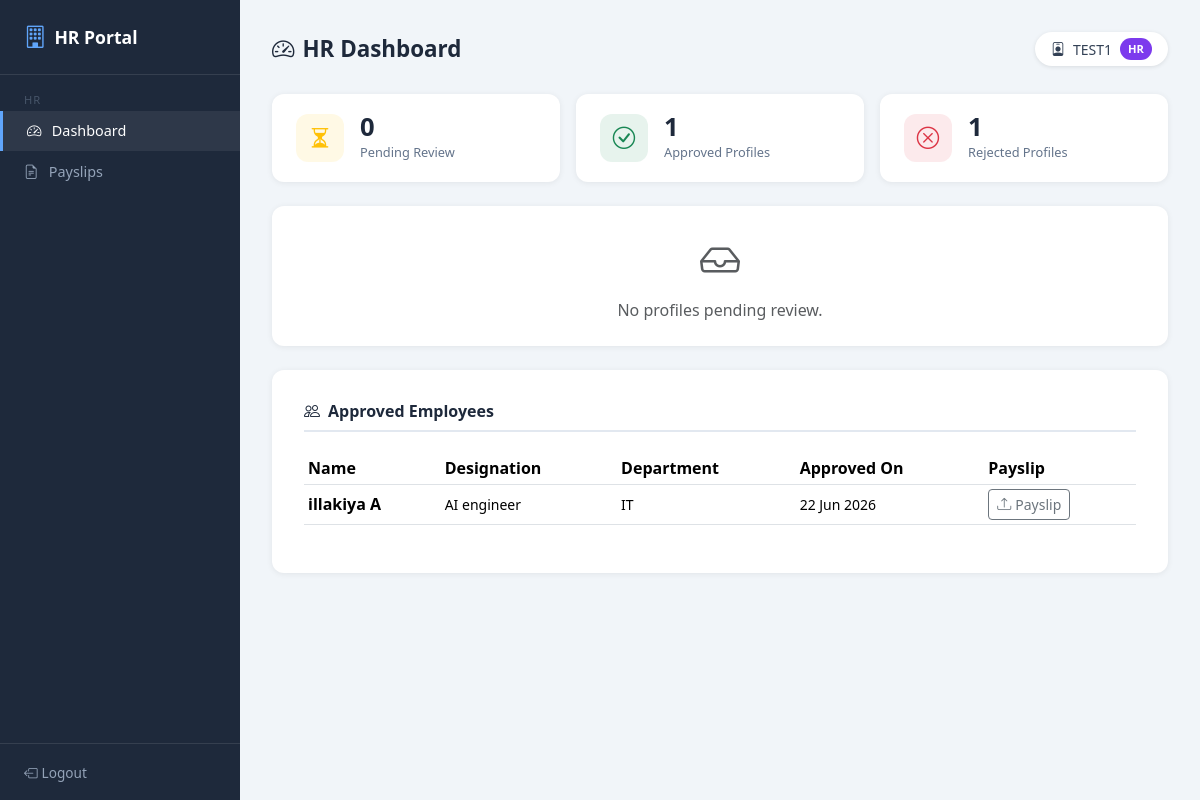
Page /hr/dashboard (signed in) on the committed database.
### sql.py (models this page shows, shortened)
class User(UserMixin, db.Model):
    __tablename__ = "users"
    user_id = db.Column(db.Integer, primary_key=True)
    username = db.Column(db.String(100), unique=True, nullable=False)
    email = db.Column(db.String(120), unique=True, nullable=False)
    password_hash = db.Column(db.String(255), nullable=False)
    role = db.Column(db.String(20), nullable=False)
    is_approved = db.Column(db.Boolean, default=False)
    is_active = db.Column(db.Boolean, default=True)
    created_at = db.Column(db.DateTime, default=datetime.utcnow)

class EmployeeProfile(db.Model):
    __tablename__ = "employee_profiles"
    profile_id = db.Column(db.Integer, primary_key=True)
    user_id = db.Column(db.Integer, db.ForeignKey("users.user_id"), unique=True)
    user = db.relationship(
        "User",
        foreign_keys=[user_id],
        backref=db.backref("profile", uselist=False),
    )
    step1_done = db.Column(db.Boolean, default=False)
    step2_done = db.Column(db.Boolean, default=False)
    step3_done = db.Column(db.Boolean, default=False)
    step4_done = db.Column(db.Boolean, default=False)
    step5_done = db.Column(db.Boolean, default=False)
    step6_done = db.Column(db.Boolean, default=False)
    submitted = db.Column(db.Boolean, default=False)
    status = db.Column(db.String(20), default="DRAFT")
    hr_remarks = db.Column(db.Text)
    reviewed_by = db.Column(db.Integer, db.ForeignKey("users.user_id"), nullable=True)
    reviewed_at = db.Column(db.DateTime, nullable=True)
    submitted_at = db.Column(db.DateTime, nullable=True)
    created_at = db.Column(db.DateTime, default=datetime.utcnow)
    first_name = db.Column(db.String(100))
    middle_name = db.Column(db.String(100))
    last_name = db.Column(db.String(100))
    date_of_birth = db.Column(db.Date)
    gender = db.Column(db.String(20))
    blood_group = db.Column(db.String(10))
    religion = db.Column(db.String(100))
    nationality = db.Column(db.String(100))
    place_of_birth = db.Column(db.String(200))
    mother_tongue = db.Column(db.String(100))
    marital_status = db.Column(db.String(50))
    personal_email = db.Column(db.String(120))
    mobile_number = db.Column(db.String(20))
    photo_path = db.Column(db.String(500))
    perm_address_line1 = db.Column(db.String(255))
    perm_address_line2 = db.Column(db.String(255))
    perm_city = db.Column(db.String(100))
    perm_state = db.Column(db.String(100))
    perm_country = db.Column(db.String(100))
    perm_postal_code = db.Column(db.String(20))
    curr_same_as_perm = db.Column(db.Boolean, default=False)
    curr_address_line1 = db.Column(db.String(255))
    curr_address_line2 = db.Column(db.String(255))
    curr_city = db.Column(db.String(100))
    curr_state = db.Column(db.String(100))
    curr_country = db.Column(db.String(100))
    curr_postal_code = db.Column(db.String(20))
    emergency_contacts_json = db.Column(db.Text)  # JSON list
    designation = db.Column(db.String(150))
    department = db.Column(db.String(150))
    joining_date = db.Column(db.Date)
    employment_history_json = db.Column(db.Text)  # JSON list
    bank_name = db.Column(db.String(200))
    account_number = db.Column(db.String(100))
    branch_name = db.Column(db.String(150))
    ifsc_code = db.Column(db.String(20))
    pf_number = db.Column(db.String(100))
    uan_number = db.Column(db.String(100))
    documents_json = db.Column(db.Text)  # JSON list of {type, number, file_path}

### HRdashboard.py (the view)
@app.route("/hr/dashboard")
@login_required
@role_required("HR")
def hr_dashboard():
    pending = EmployeeProfile.query.filter_by(status="PENDING").all()
    approved = EmployeeProfile.query.filter_by(status="APPROVED").all()
    rejected = EmployeeProfile.query.filter_by(status="REJECTED").all()
    return render_template(
        "hr_dashboard.html",
        pending=pending,
        approved=approved,
        rejected=rejected,
    )

### app.py (called while the page is built)
@login_manager.user_loader
def load_user(user_id):
    return db.session.get(User, int(user_id))

### utils.py (called while the page is built)
def role_required(*roles):
    def decorator(func):
        @wraps(func)
        def wrapper(*args, **kwargs):
            if not current_user.is_authenticated:
                abort(403)
            if current_user.role not in roles:
                abort(403)
            return func(*args, **kwargs)
        return wrapper
    return decorator

### templates/hr_dashboard.html (shortened to what this page needs)
{% extends "base.html" %}
{% block content %}
<div class="topbar">
  <h1><i class="bi bi-speedometer2 me-2"></i>HR Dashboard</h1>
  <div class="user-badge">
    <i class="bi bi-person-badge"></i> {{ current_user.username }}
    <span class="role-badge role-HR">HR</span>
  </div>
</div>
<div class="row g-3 mb-4">
  <div class="col-md-4">
    <div class="stat-card">
      <div class="icon-wrap bg-warning bg-opacity-10"><i class="bi bi-hourglass-split text-warning"></i></div>
      <div>
        <div class="stat-value">{{ pending | length }}</div>
        <div class="stat-label">Pending Review</div>
      </div>
    </div>
  </div>
  <div class="col-md-4">
    <div class="stat-card">
      <div class="icon-wrap bg-success bg-opacity-10"><i class="bi bi-check-circle text-success"></i></div>
      <div>
        <div class="stat-value">{{ approved | length }}</div>
        <div class="stat-label">Approved Profiles</div>
      </div>
    </div>
  </div>
  <div class="col-md-4">
    <div class="stat-card">
      <div class="icon-wrap bg-danger bg-opacity-10"><i class="bi bi-x-circle text-danger"></i></div>
      <div>
        <div class="stat-value">{{ rejected | length }}</div>
        <div class="stat-label">Rejected Profiles</div>
      </div>
    </div>
  </div>
</div>
{% if pending %}
<div class="card-form mb-4">
  <h5 class="section-title"><i class="bi bi-clock me-2"></i>Pending Profile Reviews</h5>
  <div class="table-responsive">
    <table class="table table-hover align-middle">
      <thead>
        <tr>
          <th>Employee</th>
          <th>Email</th>
          <th>Submitted</th>
          <th>Actions</th>
        </tr>
      </thead>
      <tbody>
        {% for p in pending %}
        <tr>
          <td>
            <div class="fw-semibold">{{ p.first_name or '—' }} {{ p.last_name or '' }}</div>
            <div class="text-muted small">{{ p.designation or 'No designation' }}</div>
          </td>
          <td class="small">{{ p.user.email }}</td>
          <td class="small">{{ p.submitted_at.strftime('%d %b %Y, %H:%M') if p.submitted_at else '—' }}</td>
          <td>
            <a href="{{ url_for('hr_view_profile', profile_id=p.profile_id) }}" class="btn btn-sm btn-primary">
              <i class="bi bi-eye me-1"></i>Review
            </a>
          </td>
        </tr>
        {% endfor %}
      </tbody>
    </table>
  </div>
</div>
{% else %}
<div class="card-form mb-4 text-center py-4 text-muted">
  <i class="bi bi-inbox fs-1 d-block mb-2"></i>No profiles pending review.
</div>
{% endif %}
{% if approved %}
<div class="card-form">
  <h5 class="section-title"><i class="bi bi-people me-2"></i>Approved Employees</h5>
  <div class="table-responsive">
    <table class="table table-sm align-middle">
      <thead>
        <tr><th>Name</th><th>Designation</th><th>Department</th><th>Approved On</th><th>Payslip</th></tr>
      </thead>
      <tbody>
        {% for p in approved %}
        <tr>
          <td class="fw-semibold">{{ p.first_name }} {{ p.last_name }}</td>
          <td class="small">{{ p.designation or '—' }}</td>
          <td class="small">{{ p.department or '—' }}</td>
          <td class="small">{{ p.reviewed_at.strftime('%d %b %Y') if p.reviewed_at else '—' }}</td>
          <td>
            {% if p.user.employee %}
            <a href="{{ url_for('hr_upload_payslip', employee_id=p.user.employee.employee_id) }}" class="btn btn-sm btn-outline-secondary">
              <i class="bi bi-upload me-1"></i>Payslip
            </a>
            {% endif %}
          </td>
        </tr>
        {% endfor %}
      </tbody>
    </table>
  </div>
</div>
{% endif %}
{% endblock %}

### templates/base.html (style rules this page uses)
:root { --sidebar-width: 240px; --primary: #2563eb; --primary-dark: #1d4ed8; }
body { background: #f1f5f9; font-family: 'Segoe UI', sans-serif; }
.topbar { display: flex; justify-content: space-between; align-items: center; margin-bottom: 1.75rem; }
.topbar h1 { font-size: 1.4rem; font-weight: 700; color: #1e293b; margin: 0; }
.topbar .user-badge { display: flex; align-items: center; gap: .5rem; background: #fff; border-radius: 999px; padding: .4rem 1rem; box-shadow: 0 1px 4px rgba(0,0,0,.1); font-size: .875rem; color: #334155; }
.role-badge { font-size: .7rem; font-weight: 600; padding: .15rem .5rem; border-radius: 999px; text-transform: uppercase; }
.role-HR { background: #7c3aed; color: #fff; }
.stat-card { background: #fff; border-radius: 12px; padding: 1.25rem 1.5rem; box-shadow: 0 1px 6px rgba(0,0,0,.07); display: flex; align-items: center; gap: 1rem; }
.stat-card .icon-wrap { width: 48px; height: 48px; border-radius: 12px; display: flex; align-items: center; justify-content: center; font-size: 1.4rem; }
.stat-card .stat-value { font-size: 1.6rem; font-weight: 700; color: #1e293b; line-height: 1; }
.stat-card .stat-label { font-size: .8rem; color: #64748b; margin-top: .2rem; }
.card-form { background: #fff; border-radius: 12px; padding: 2rem; box-shadow: 0 1px 6px rgba(0,0,0,.07); }
.section-title { font-size: 1rem; font-weight: 700; color: #1e293b; border-bottom: 2px solid #e2e8f0; padding-bottom: .5rem; margin-bottom: 1.25rem; }

### rows in the picture
User: username "TEST1"
EmployeeProfile: first_name "illakiya", last_name "A", designation "AI engineer", department "IT", reviewed_at "22 Jun 2026"

### other values in the picture
{{ pending | length }} "0"
{{ approved | length }} "1"
{{ rejected | length }} "1"
